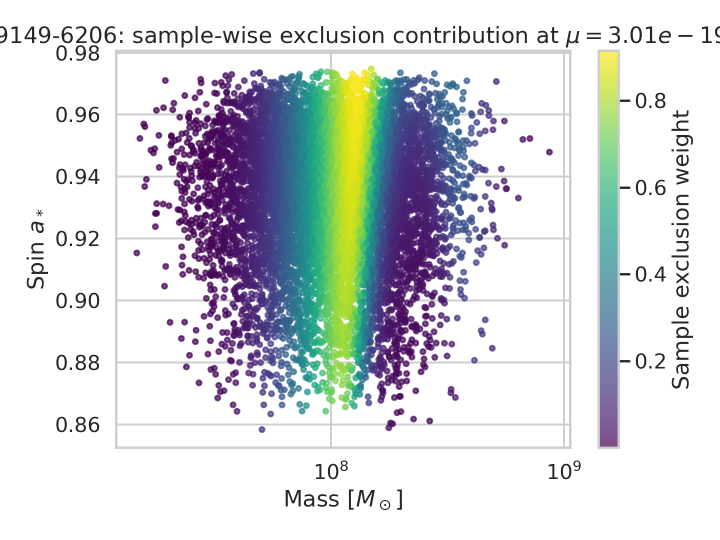
#> input picture data/runs/Astronomy_000_20260414_113238/workspace/report/images/heatmap_iras_09149_6206.png, 1440 x 1080 px (shown at 1/2 size)
$ python -i run_analysis.py   (imports and definitions only)
#> lines starting #> are read from the running program, lines starting #| are printed output that depends on the picture; after the words box and inside, x2 and y2 are one past the last pixel; in counts of white or black regions, pixels touching at a corner belong together
from __future__ import annotations

import json
import math
import subprocess
from dataclasses import dataclass, asdict
from pathlib import Path
from typing import Iterable

import matplotlib.pyplot as plt
import numpy as np
import pandas as pd
from PIL import Image, ImageDraw
from skimage import filters, measure, transform


ROOT = Path(__file__).resolve().parents[1]
DATA_DIR = ROOT / "data" / "demo_imgs"
RELATED_DIR = ROOT / "related_work"
OUTPUT_DIR = ROOT / "outputs"
REPORT_IMG_DIR = ROOT / "report" / "images"


@dataclass
class ImageResult:
    image: str
    width: int
    height: int
    roi_x1: int
    roi_y1: int
    roi_x2: int
    roi_y2: int
    roi_area_ratio: float
    global_detail_loss: float
    roi_detail_loss: float
    global_detail_retention: float
    roi_detail_retention: float
    recovered_detail_ratio: float
    entropy_global: float
    entropy_roi: float
    sharpness_global: float
    sharpness_roi: float


def ensure_dirs() -> None:
    OUTPUT_DIR.mkdir(exist_ok=True)
    REPORT_IMG_DIR.mkdir(parents=True, exist_ok=True)


def load_image(path: Path) -> np.ndarray:
    return np.asarray(Image.open(path).convert("RGB"))


def grayscale(arr: np.ndarray) -> np.ndarray:
    return arr.mean(axis=2).astype(np.float32) / 255.0


def gradient_map(gray: np.ndarray) -> np.ndarray:
    sobel = filters.sobel(gray)
    return sobel / (sobel.max() + 1e-8)


def patch_scores(grad: np.ndarray, patch: int = 32) -> tuple[np.ndarray, tuple[int, int]]:
    h, w = grad.shape
    ph = math.ceil(h / patch)
    pw = math.ceil(w / patch)
    padded = np.zeros((ph * patch, pw * patch), dtype=np.float32)
    padded[:h, :w] = grad
    scores = padded.reshape(ph, patch, pw, patch).mean(axis=(1, 3))
    return scores, (h, w)


def top_roi(arr: np.ndarray, patch: int = 32, target_ratio: float = 0.12) -> tuple[int, int, int, int, np.ndarray]:
    gray = grayscale(arr)
    grad = gradient_map(gray)
    scores, (h, w) = patch_scores(grad, patch)
    flat = scores.flatten()
    keep = max(1, int(math.ceil(flat.size * target_ratio)))
    threshold = np.partition(flat, -keep)[-keep]
    mask_small = scores >= threshold
    labels = measure.label(mask_small)
    props = measure.regionprops(labels, intensity_image=scores)
    if props:
        best = max(props, key=lambda p: p.intensity_mean * p.area)
        minr, minc, maxr, maxc = best.bbox
    else:
        idx = np.unravel_index(np.argmax(scores), scores.shape)
        minr = max(idx[0] - 1, 0)
        minc = max(idx[1] - 1, 0)
        maxr = min(idx[0] + 2, scores.shape[0])
        maxc = min(idx[1] + 2, scores.shape[1])

    x1 = max(minc * patch - patch, 0)
    y1 = max(minr * patch - patch, 0)
    x2 = min(maxc * patch + patch, w)
    y2 = min(maxr * patch + patch, h)
    return x1, y1, x2, y2, grad


def resize_roundtrip(gray: np.ndarray, size: int = 224) -> np.ndarray:
    down = transform.resize(gray, (size, size), anti_aliasing=True, preserve_range=True)
    up = transform.resize(down, gray.shape, anti_aliasing=True, preserve_range=True)
    return up.astype(np.float32)


def detail_loss(gray: np.ndarray, degraded: np.ndarray) -> float:
    orig_grad = filters.sobel(gray)
    deg_grad = filters.sobel(degraded)
    return float(np.mean(np.abs(orig_grad - deg_grad)))


def detail_retention(gray: np.ndarray, degraded: np.ndarray) -> float:
    orig_grad = filters.sobel(gray)
    deg_grad = filters.sobel(degraded)
    base = float(np.mean(np.abs(orig_grad)))
    residual = float(np.mean(np.abs(orig_grad - deg_grad)))
    return 1.0 - residual / max(base, 1e-8)


# [4 lines left out: function shannon_entropy, not called in this run]


def sharpness(gray: np.ndarray) -> float:
    lap = filters.laplace(gray)
    return float(np.var(lap))


def analyze_image(path: Path) -> ImageResult:
    arr = load_image(path)
    h, w = arr.shape[:2]
#> h = 1080; w = 1440
    gray = grayscale(arr)
    x1, y1, x2, y2, grad = top_roi(arr)
#> in top_roi, `scores, (h, w) = patch_scores(grad, patch)`: h = 1080; w = 1440
#> in top_roi, `flat = scores.flatten()`: flat = 1530 values, max 0.336 at index 1175, min 0 at index 0, mean 0.0465
#> in top_roi, `threshold = np.partition(flat, -keep)[-keep]`: threshold = 0.139
#> in top_roi, `mask_small = scores >= threshold`:
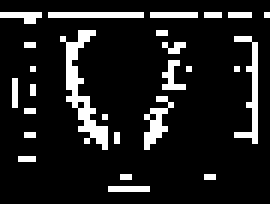
#> mask_small: shape (34, 45) bool (shown 6 times larger); 12% white in thin lines or dots, all inside (x1, y1, x2, y2) = (0, 2, 45, 32)
#> in top_roi, `labels = measure.label(mask_small)`:
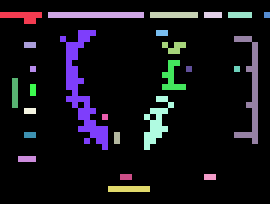
#> labels: shape (34, 45) int32 (shown 6 times larger); 27 distinct labels, from 0 to 26; one colour per label, 0 black
#> in top_roi, `props = measure.regionprops(labels, intensity_image=scores)`: props = 26 regions; largest, box (x1, y1, x2, y2) and area: (10, 5, 18, 25) 49, (39, 6, 43, 24) 25, (24, 16, 29, 25) 19, (8, 2, 24, 3) 16, (27, 10, 31, 15) 10
#> in top_roi, `minr, minc, maxr, maxc = best.bbox`: minr = 5; minc = 10; maxr = 25; maxc = 18
#> in top_roi, `x1 = max(minc * patch - patch, 0)`: x1 = 288
#> in top_roi, `y1 = max(minr * patch - patch, 0)`: y1 = 128
#> in top_roi, `x2 = min(maxc * patch + patch, w)`: x2 = 608
#> in top_roi, `y2 = min(maxr * patch + patch, h)`: y2 = 832
#> x1 = 288; y1 = 128; x2 = 608; y2 = 832
    roi = gray[y1:y2, x1:x2]

    global_rt = resize_roundtrip(gray)
#> in resize_roundtrip, `down = transform.resize(gray, (size, size), anti_aliasing=True, preser..`:
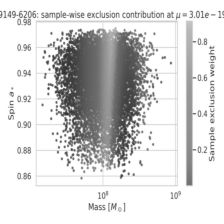
#> down: shape (224, 224) float32; min 0.208, max 1, mean 0.853
    roi_rt = resize_roundtrip(roi)
#> call 2 of resize_roundtrip, with size = 224
#> in resize_roundtrip (call 2), `down = transform.resize(gray, (size, size), anti_aliasing=True, preser..`:
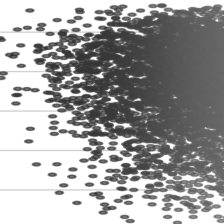
#> down: shape (224, 224) float32; min 0.2, max 1, mean 0.644
#> in resize_roundtrip (call 2), `up = transform.resize(down, gray.shape, anti_aliasing=True, preserve_r..`:
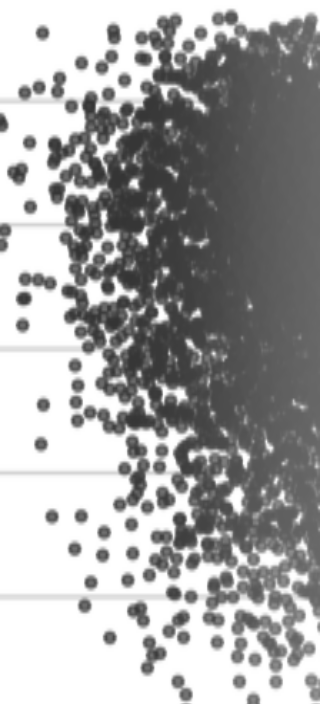
#> up: shape (704, 320) float32; min 0.202, max 1, mean 0.644

    global_loss = detail_loss(gray, global_rt)
#> in detail_loss, `deg_grad = filters.sobel(degraded)`:
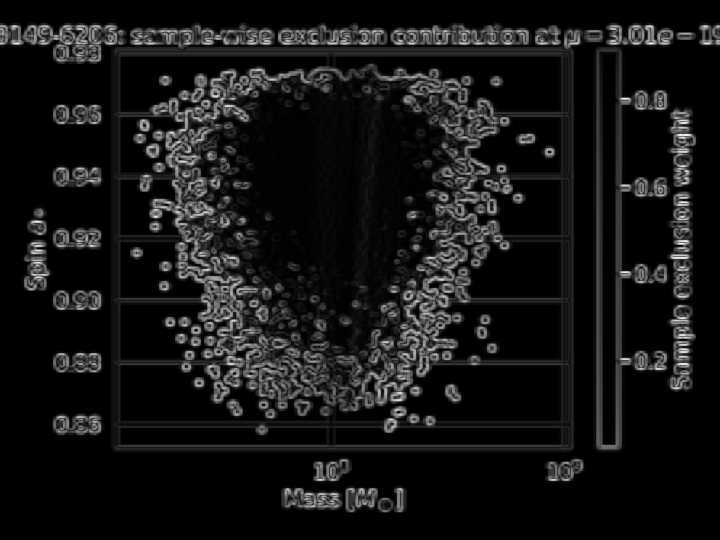
#> deg_grad: shape (1080, 1440) float32 (shown at 1/2 size); min 0, max 0.171, mean 0.0145; drawn with min black and max white
#> global_loss = 0.0286
    roi_loss = detail_loss(roi, roi_rt)
#> in detail_loss (call 2), `deg_grad = filters.sobel(degraded)`:
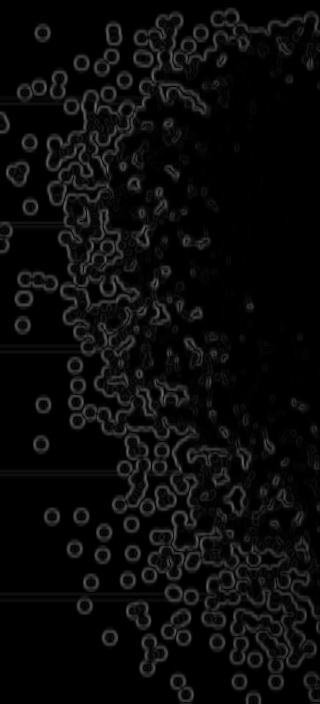
#> deg_grad: shape (704, 320) float32; min 0, max 0.429, mean 0.0413
#> roi_loss = 0.0245
    global_retention = detail_retention(gray, global_rt)
#> in detail_retention, `base = float(np.mean(np.abs(orig_grad)))`: base = 0.0304
#> in detail_retention, `residual = float(np.mean(np.abs(orig_grad - deg_grad)))`: residual = 0.0286
#> global_retention = 0.0614
    roi_retention = detail_retention(roi, roi_rt)
#> roi_retention = 0.53
    recovered = roi_retention - global_retention
#> recovered = 0.469

    return ImageResult(
#> (the run stopped early here; a loop or call above may not have finished)
